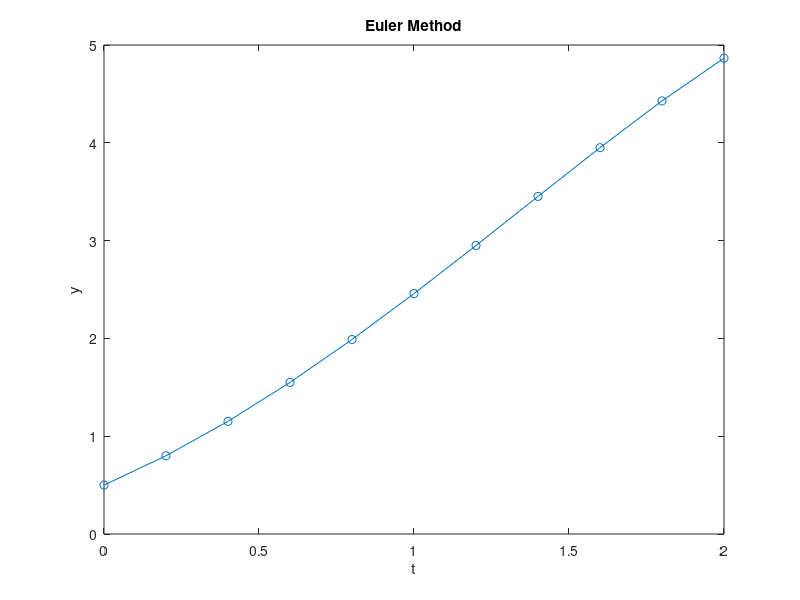

This chart was generated by the following MATLAB code:
% if you do not have enough theoretical knowledge on this subject,
% you can watch these videos
% [ENG]https://youtu.be/ukNbG7muKho?si=tUK4PGayitH09ijE
% [TR]https://youtu.be/Mf1qeE0uK0I?si=fYKUUq4wY3_vJkLT
f = @(t, y) y - t^2 + 1;
a = 0;
b = 2;
h = 0.2;
N = (b - a)/h;
t = a:h:b;
y = zeros(1, N+1);
y(1) = 0.5;
for i = 1:N
    y(i+1) = y(i) + h * f(t(i), y(i));
end
plot(t, y, 'o-')
xlabel('t')
ylabel('y')
title('Euler Method')
